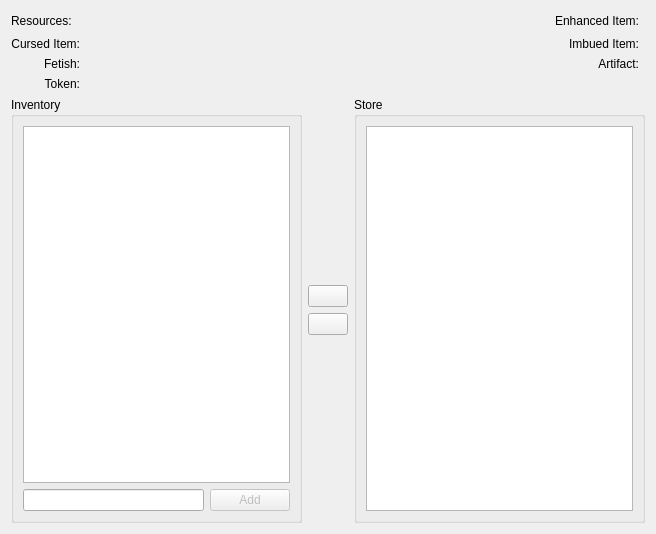
<?xml version="1.0" encoding="UTF-8"?>
<ui version="4.0">
 <class>AbstractStoreWidget</class>
 <widget class="QWidget" name="AbstractStoreWidget">
  <property name="geometry">
   <rect>
    <x>0</x>
    <y>0</y>
    <width>656</width>
    <height>534</height>
   </rect>
  </property>
  <property name="windowTitle">
   <string>Form</string>
  </property>
  <layout class="QVBoxLayout" name="verticalLayout" stretch="0,0,1">
   <item>
    <widget class="QWidget" name="widget_resources" native="true">
     <layout class="QVBoxLayout" name="verticalLayout_4">
      <property name="margin">
       <number>0</number>
      </property>
      <item>
       <layout class="QHBoxLayout" name="horizontalLayout_11">
        <item>
         <widget class="QLabel" name="label">
          <property name="text">
           <string>Resources:</string>
          </property>
         </widget>
        </item>
        <item>
         <widget class="TraitDots" name="traitDots_resources" native="true"/>
        </item>
        <item>
         <spacer name="horizontalSpacer_6">
          <property name="orientation">
           <enum>Qt::Horizontal</enum>
          </property>
          <property name="sizeHint" stdset="0">
           <size>
            <width>40</width>
            <height>20</height>
           </size>
          </property>
         </spacer>
        </item>
        <item>
         <widget class="QLabel" name="label_enhancedItem">
          <property name="text">
           <string>Enhanced Item:</string>
          </property>
         </widget>
        </item>
        <item>
         <widget class="TraitDots" name="traitDots_enhancedItem" native="true"/>
        </item>
       </layout>
      </item>
     </layout>
    </widget>
   </item>
   <item>
    <widget class="QWidget" name="widget_extraordinary" native="true">
     <layout class="QVBoxLayout" name="verticalLayout_2">
      <property name="margin">
       <number>0</number>
      </property>
      <item>
       <layout class="QHBoxLayout" name="horizontalLayout_8">
        <item>
         <layout class="QGridLayout" name="gridLayout">
          <item row="0" column="0">
           <widget class="QLabel" name="label_cursedItem">
            <property name="text">
             <string>Cursed Item:</string>
            </property>
            <property name="alignment">
             <set>Qt::AlignRight|Qt::AlignTrailing|Qt::AlignVCenter</set>
            </property>
           </widget>
          </item>
          <item row="0" column="1">
           <widget class="TraitDots" name="traitDots_cursedItem" native="true"/>
          </item>
          <item row="1" column="0">
           <widget class="QLabel" name="label_fetish">
            <property name="text">
             <string>Fetish:</string>
            </property>
            <property name="alignment">
             <set>Qt::AlignRight|Qt::AlignTrailing|Qt::AlignVCenter</set>
            </property>
           </widget>
          </item>
          <item row="1" column="1">
           <widget class="TraitDots" name="traitDots_fetish" native="true"/>
          </item>
          <item row="2" column="0">
           <widget class="QLabel" name="label_token">
            <property name="text">
             <string>Token:</string>
            </property>
            <property name="alignment">
             <set>Qt::AlignRight|Qt::AlignTrailing|Qt::AlignVCenter</set>
            </property>
           </widget>
          </item>
          <item row="2" column="1">
           <widget class="TraitDots" name="traitDots_token" native="true"/>
          </item>
         </layout>
        </item>
        <item>
         <spacer name="horizontalSpacer_5">
          <property name="orientation">
           <enum>Qt::Horizontal</enum>
          </property>
          <property name="sizeHint" stdset="0">
           <size>
            <width>40</width>
            <height>5</height>
           </size>
          </property>
         </spacer>
        </item>
        <item>
         <layout class="QVBoxLayout" name="verticalLayout_3">
          <item>
           <layout class="QGridLayout" name="gridLayout_2">
            <item row="0" column="0">
             <widget class="QLabel" name="label_imbuedItem">
              <property name="text">
               <string>Imbued Item:</string>
              </property>
              <property name="alignment">
               <set>Qt::AlignRight|Qt::AlignTrailing|Qt::AlignVCenter</set>
              </property>
             </widget>
            </item>
            <item row="0" column="1">
             <widget class="TraitDots" name="traitDots_imbuedItem" native="true"/>
            </item>
            <item row="1" column="0">
             <widget class="QLabel" name="label_artifact">
              <property name="text">
               <string>Artifact:</string>
              </property>
              <property name="alignment">
               <set>Qt::AlignRight|Qt::AlignTrailing|Qt::AlignVCenter</set>
              </property>
             </widget>
            </item>
            <item row="1" column="1">
             <widget class="TraitDots" name="traitDots_artifact" native="true"/>
            </item>
           </layout>
          </item>
          <item>
           <spacer name="verticalSpacer_9">
            <property name="orientation">
             <enum>Qt::Vertical</enum>
            </property>
            <property name="sizeHint" stdset="0">
             <size>
              <width>20</width>
              <height>5</height>
             </size>
            </property>
           </spacer>
          </item>
         </layout>
        </item>
       </layout>
      </item>
     </layout>
    </widget>
   </item>
   <item>
    <layout class="QHBoxLayout" name="horizontalLayout_12">
     <item>
      <widget class="QGroupBox" name="groupBox_7">
       <property name="title">
        <string>Inventory</string>
       </property>
       <layout class="QVBoxLayout" name="verticalLayout_5">
        <item>
         <widget class="QListView" name="view_inventory"/>
        </item>
        <item>
         <widget class="QWidget" name="widget_custom" native="true">
          <layout class="QHBoxLayout" name="horizontalLayout">
           <property name="margin">
            <number>0</number>
           </property>
           <item>
            <widget class="QLineEdit" name="lineEdit_custom"/>
           </item>
           <item>
            <widget class="QPushButton" name="pushButton_addCustom">
             <property name="enabled">
              <bool>false</bool>
             </property>
             <property name="text">
              <string>Add</string>
             </property>
            </widget>
           </item>
          </layout>
         </widget>
        </item>
       </layout>
      </widget>
     </item>
     <item>
      <layout class="QVBoxLayout" name="verticalLayout_19">
       <item>
        <spacer name="verticalSpacer_10">
         <property name="orientation">
          <enum>Qt::Vertical</enum>
         </property>
         <property name="sizeHint" stdset="0">
          <size>
           <width>20</width>
           <height>40</height>
          </size>
         </property>
        </spacer>
       </item>
       <item>
        <widget class="QPushButton" name="pushButton_add">
         <property name="toolTip">
          <string>Take in inventory.</string>
         </property>
         <property name="text">
          <string/>
         </property>
        </widget>
       </item>
       <item>
        <widget class="QPushButton" name="pushButton_remove">
         <property name="toolTip">
          <string>Take from inventory.</string>
         </property>
         <property name="text">
          <string/>
         </property>
        </widget>
       </item>
       <item>
        <spacer name="verticalSpacer_11">
         <property name="orientation">
          <enum>Qt::Vertical</enum>
         </property>
         <property name="sizeHint" stdset="0">
          <size>
           <width>20</width>
           <height>40</height>
          </size>
         </property>
        </spacer>
       </item>
      </layout>
     </item>
     <item>
      <widget class="QGroupBox" name="groupBox_8">
       <property name="title">
        <string>Store</string>
       </property>
       <layout class="QVBoxLayout" name="verticalLayout_20">
        <item>
         <widget class="QListView" name="view_store"/>
        </item>
       </layout>
      </widget>
     </item>
    </layout>
   </item>
  </layout>
 </widget>
 <customwidgets>
  <customwidget>
   <class>TraitDots</class>
   <extends>QWidget</extends>
   <header>src.Widgets.Components.TraitDots</header>
   <container>1</container>
  </customwidget>
 </customwidgets>
 <resources/>
 <connections/>
</ui>
